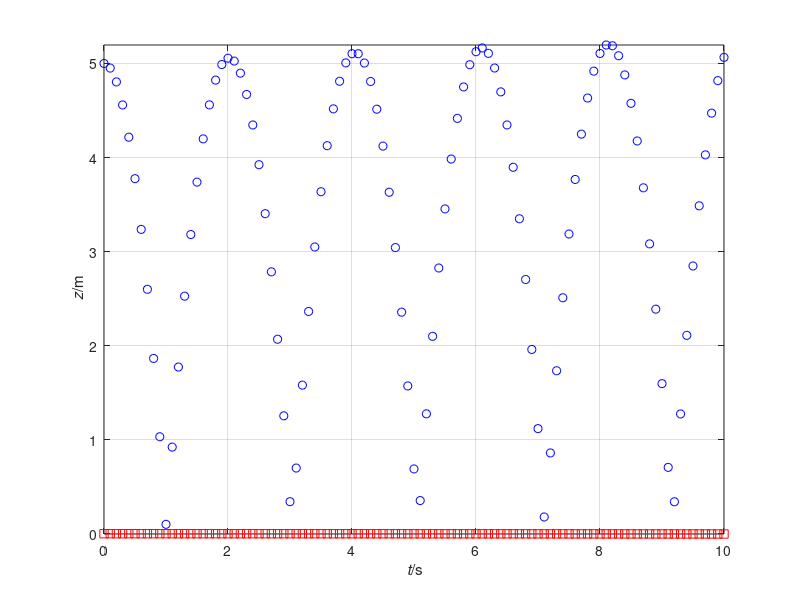

MATLAB code for this plot:
%%% Numerical simulation of object motion with gravity
%% Coordinates (t, x, y, z)

%% Constants
ma = 0.06; % kg: mass-energy object a
mb = 10000; % kg: mass-energy object b
g = 9.8; % N/kg: gravitational acceleration
k = 10; % elastic constant
d = 0.07; % m: distance between centres of objects

%% Initial conditions
t = 0; % s: initial time
ra = [0, 0, 5]; % m: initial position vector a
rb = [0, 0, 0]; % m: initial position vector b
Pa = [0, 0, 0]; % N s: initial momentum vector a
Pb = [0, 0, 0]; % N s: initial momentum vector b

%% Boundary conditions
Ga = -ma * g * [0, 0, 1]; % N: momentum supply object a
Gb = -mb * 0 * [0, 0, 1]; % N: momentum supply object b

%% Time-iteration parameters
t1 = 10; % s: final time
dt = 0.00001; % s: time step %@

%% Plotting
dtplot = t1/100; % time interval between plots
tplot = dtplot; % time for next plot
figure
plot(t, ra(3), 'ob')
xlim([0, t1])
axis('tight'); grid on; hold on
plot(t, rb(3), 'sr')
xlim([0, t1])
xlabel('{\it t}/s'); ylabel('{\it z}/m')
axis('tight'); grid on; hold on %@

%% Numerical time integration
while t < t1
  %% constitutive relations
  va = Pa / ma;
  vb = Pb / mb;
  %% const. relation for Fa
  if norm(ra - rb) > d
    Fa = [0, 0, 0];
  else
    Fa = k * (ra - rb) / norm(ra - rb)^2;
  end
  Fb = -Fa; % principle of symmetry of flux

  %% step forward in time with balance laws
  t = t + dt;
  Pa = Pa + (Fa + Ga) * dt;
  ra = ra + va * dt;
  Pb = Pb + (Fb + Gb) * dt;
  rb = rb + vb * dt; %@

  %% plot
  if t > tplot
    plot(t, ra(3), 'ob')
    plot(t, rb(3), 'sr')
    pause(0)
    tplot = tplot + dtplot;
  end %@
end
